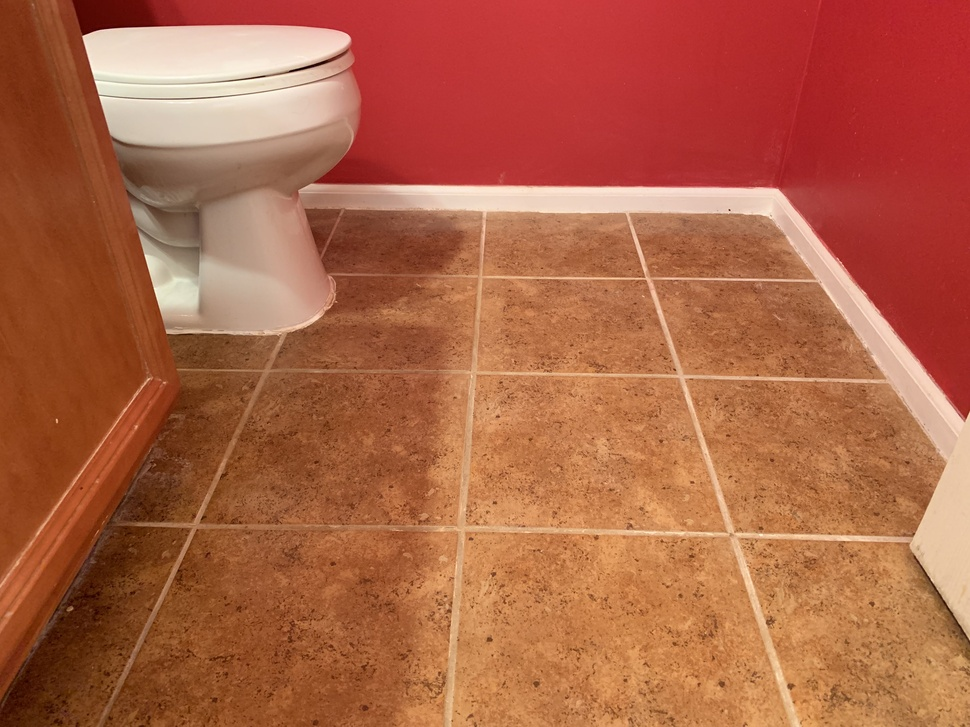
#> input picture Machine-Learning/Documentations/Tensorflow/Computer-Vision/Computer-Vision-and -TensorFlow-Fundamentals/assets/bathroom_image.jpeg, 970 x 727 px, shrunk from 4032 x 3024 before the run
$ python -i display_images_from_paths_or_array.py   (imports and definitions only)
#> lines starting #> are read from the running program, lines starting #| are printed output that depends on the picture
#> further down, picture is the input picture: shape (727, 970, 3); mean B, G, R 69.1, 98.9, 173.7
import cv2
import numpy as np
import matplotlib.pyplot as plt
from PIL import Image
import math
import os

def display_images(images, titles=None, figsize_per_image:tuple=(3, 3), is_gray:bool=False, is_axis=False, show_histogram=False):
    """
    Display multiple images in a grid layout using PIL and Matplotlib.

    Args:
        images (list): List of image file paths or image arrays to be displayed.
        titles (list, optional): List of titles for each image. Default is None.
        figsize_per_image (tuple, optional): Size of each image in the grid (width, height). Default is (3, 3).
        is_paths (bool, optional): Whether the input is a list of image paths. If False, expects list of image arrays. Default is False.
        is_gray (bool, optional): Whether to convert images to grayscale. Only used if is_paths is True. Default is False.
        is_axis (bool, optional): Whether to display axis on the images. Default is False.
        show_histogram (bool, optional): Whether to display histograms alongside images. Default is False.

    Returns:
        None

    Example:
        image_paths = ['image1.jpg', 'image2.png', 'image3.bmp']
        display_images(image_paths, is_paths=True, titles=['Image 1', 'Image 2', 'Image 3'])

        image_arrays = [translated_img, rotated_img, rescaled_img, sheared_img]
        display_images(image_arrays, titles=['Translated', 'Rotated', 'Rescaled', 'Sheared'])
    """
#> called with figsize_per_image = (3, 3), is_gray = False, is_axis = False, show_histogram = False

    def load_image(path):
        img = Image.open(path)
        return img.convert('L') if is_gray else img

    # Check if input images are paths or arrays
    is_paths = isinstance(images[0], str)
#> is_paths = False

    if is_paths:
        images = [load_image(path) for path in images]

    num_images = len(images)
#> num_images = 727

    # Calculate the number of rows and columns needed
    num_columns = math.ceil(math.sqrt(num_images))
#> num_columns = 27
    num_rows = math.ceil(num_images / num_columns)
#> num_rows = 27
    figsize = (num_columns * (figsize_per_image[0] * (2 if show_histogram else 1)), num_rows * figsize_per_image[1])
#> figsize = (81, 81)

    # Create a figure
    plt.figure(figsize=figsize)

    for i, img in enumerate(images):
        plt.subplot(num_rows, num_columns * (2 if show_histogram else 1), (2 * i + 1 if show_histogram else i + 1))
        if isinstance(img, np.ndarray):
            plt.imshow(img, cmap='gray' if is_gray else None)
        else:
            plt.imshow(img, cmap='gray' if is_gray else None)
        plt.title(titles[i] if titles else None)
        plt.axis('on' if is_axis else 'off')

        if show_histogram:
            plt.subplot(num_rows, num_columns * 2, 2 * i + 2)
            if isinstance(img, Image.Image):
                img = np.array(img)
            if img.ndim == 2:
                hist = cv2.calcHist([img], [0], None, [256], [0, 256])
                plt.plot(hist, color='black')
            else:
                color = ('b', 'g', 'r')
                for j, col in enumerate(color):
                    hist = cv2.calcHist([img], [j], None, [256], [0, 256])
                    plt.plot(hist, color=col)
            plt.grid()
            plt.xlim([0, 256])
            plt.xlabel('color intensity value (0 to 256)')
            plt.ylabel('frequency of occurrence')
            plt.title('Histogram')

    plt.tight_layout()
    plt.show()
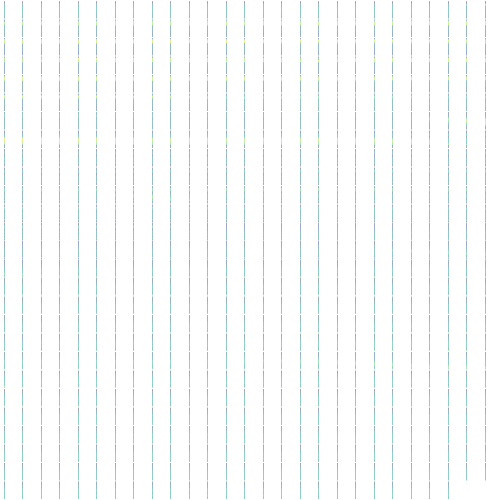
#> figure drawn by matplotlib, 727 panels

>>> import cv2
>>> picture = cv2.imread('assets/bathroom_image.jpeg')
>>> result = display_images(picture)
